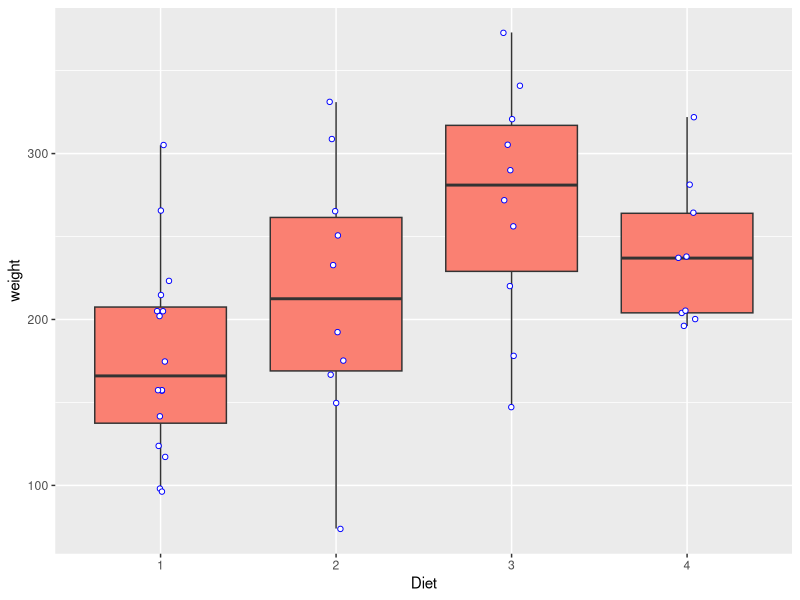

Recreate this plot in R.
# Biostats Day 1
# Aamirah Botha
# 19 February 2020

# Load library packages

library(tidyverse)

chicks <- as_tibble(ChickWeight)
head(chicks) # shows the first 6 rows in the datset
tail(chicks) # shows the last 6 rows in the dataset

tail(chicks, n=2) # specifying that we want to only look at 2 rows

colnames(chicks) # shows the names of the columns or variables in the dataset

summary(chicks) # gives a summmary of the data through showing the minimum,median and mean of the variable

dat1 <- c(23,45,23,66,13) # creating new values
mean(dat1) # calculating mean o =f the new dataset created previously

chicks %>% 
  summarise(mean_wt = mean(weight)) 

chicks %>%  summarise(mean_wt= round (mean(weight),1))

dat1 <- c(NA, 12, 76,34,23)

# Omitting the missing data

mean(dat1, na.rm = TRUE) # removes NA values

chicks %>%
  filter(Time == 21) %>% 
  ggplot(aes(x = Diet, y = weight)) +
  geom_boxplot(fill = "salmon") +
  geom_jitter(width = 0.05, fill = "white", col = "blue", shape = 21)
